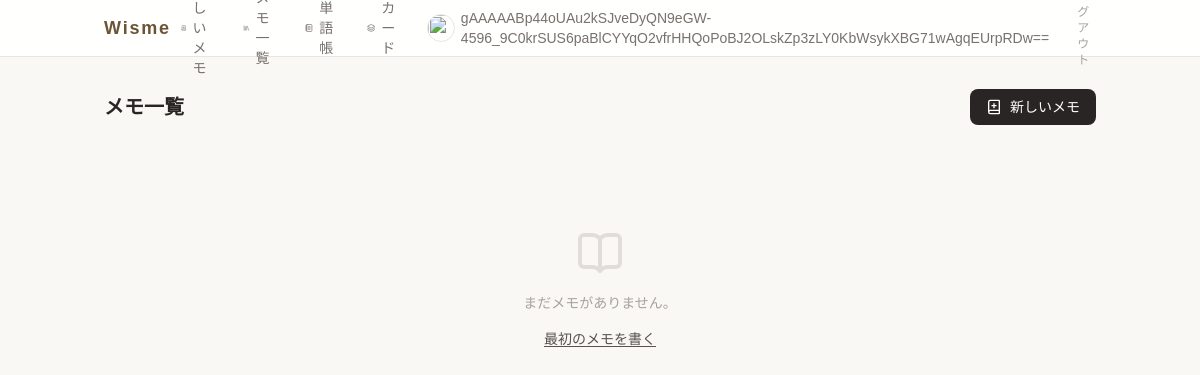
/wisme/page/list/ (signed in), run on an earlier commit of the app's database.
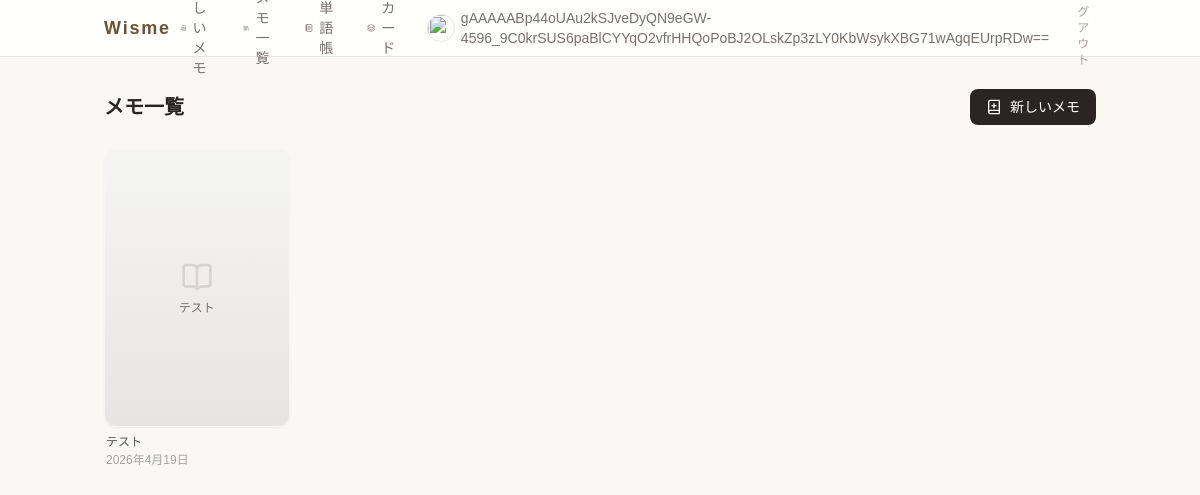
And on a later commit of the database.
### wisme/models.py (models this page shows, shortened)
class Page(models.Model):
    id = models.UUIDField(primary_key=True,
                          default = uuid.uuid4,editable=False,verbose_name="Id")
    owner = models.ForeignKey(
        settings.AUTH_USER_MODEL,
        on_delete=models.CASCADE,
        null=True,
        blank=True,
        verbose_name="オーナー",
    )
    title = models.CharField(max_length=100,verbose_name="タイトル")
    thoughts = models.TextField(max_length=1000,blank=True,verbose_name="このドキュメントを読んだ感想(空欄可)")
    page_date = models.DateField(verbose_name="日付")
    picture = models.ImageField(upload_to="wisme/picture/",blank = True,null = True,verbose_name="写真")
    created_at = models.DateTimeField(auto_now_add = True,verbose_name="作成日時")#このデータが初めて作成されたその時の日時を保存
    update_at = models.DateTimeField(auto_now = True,verbose_name="更新日時")#更新されたら日時を保存

### wisme/views.py (the view)
class PageListView(LoginRequiredMixin, View):
    def get(self,request):
        page_list = Page.objects.filter(owner=request.user).order_by("-page_date")
        return render(request,"wisme/page_list.html",{"page_list":page_list})

### templates/wisme/page_list.html (shortened to what this page needs)
{% extends "base/wisme_base.html" %}
{% block body %}
<div class="flex items-center justify-between mb-6">
    <h1 class="text-xl font-semibold text-stone-800">メモ一覧</h1>
    <a href="{% url 'wisme:page_create' %}"
       class="inline-flex items-center gap-2 bg-stone-800 text-white px-4 py-2 rounded-lg hover:bg-stone-700 transition-colors text-sm font-medium">
        <i data-lucide="book-plus" class="w-4 h-4"></i>
        新しいメモ
    </a>
</div>
{% if page_list %}
<div class="grid grid-cols-2 sm:grid-cols-3 md:grid-cols-4 lg:grid-cols-5 gap-4">
    {% for page in page_list %}
    <a href="{% url 'wisme:page_detail' page.id %}" class="group block">
        <div class="aspect-[2/3] rounded-xl overflow-hidden shadow-sm border border-stone-100 bg-stone-50 group-hover:shadow-md transition-shadow">
            {% if page.picture %}
            <img src="{{ page.picture.url }}" alt="{{ page.title }}"
                 class="w-full h-full object-cover group-hover:scale-105 transition-transform duration-300">
            {% else %}
            <div class="w-full h-full flex flex-col items-center justify-center p-3 bg-gradient-to-b from-stone-100 to-stone-200">
                <i data-lucide="book-open" class="w-8 h-8 text-stone-300 mb-2"></i>
                <p class="text-xs text-stone-500 text-center leading-tight font-medium line-clamp-3">{{ page.title }}</p>
            </div>
            {% endif %}
        </div>
        <p class="mt-2 text-xs text-stone-600 font-medium leading-tight line-clamp-2 px-0.5">{{ page.title }}</p>
        <p class="text-xs text-stone-400 mt-0.5 px-0.5">{{ page.page_date }}</p>
    </a>
    {% endfor %}
</div>
{% else %}
<div class="text-center py-20 text-stone-400">
    <i data-lucide="book-open" class="w-12 h-12 mx-auto mb-4 opacity-30"></i>
    <p class="text-sm">まだメモがありません。</p>
    <a href="{% url 'wisme:page_create' %}" class="mt-4 inline-block text-sm text-stone-600 underline underline-offset-2 hover:text-stone-900">最初のメモを書く</a>
</div>
{% endif %}
{% endblock %}

What changed in the data, as far as the page shows it:
added Page: title "テスト", page_date "2026年4月19日"
Also different on the page:
text no longer shown: "まだメモがありません。 最初のメモを書く"
